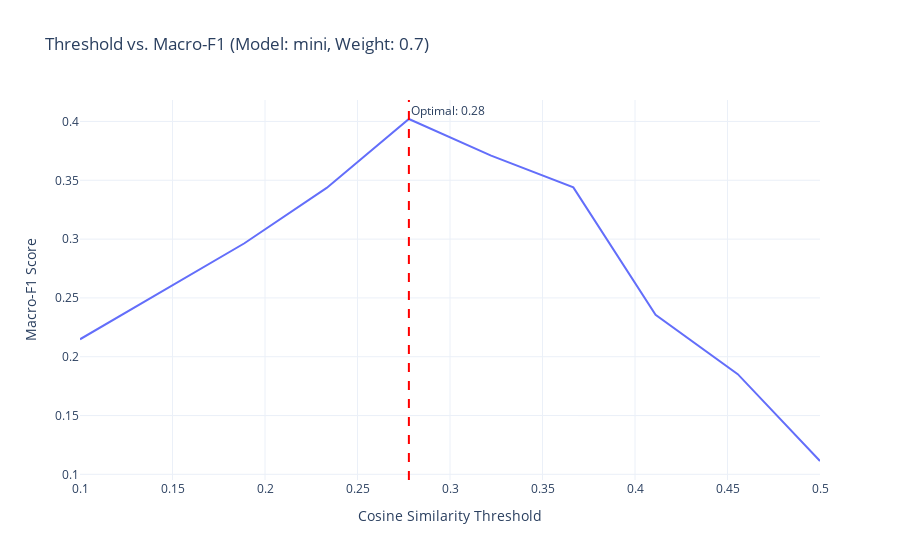

Notebook source saved alongside this figure:
### Code cell
# Create line plot for F1 score and cosine threshold
fig = px.line(
    best_combo_df,
    x='threshold',
    y='macro_f1',
    title=f"Threshold vs. Macro-F1 (Model: {best_config['model']}, Weight: {best_config['weight']:.1f})",
    labels={'threshold': 'Cosine Similarity Threshold', 'macro_f1': 'Macro-F1 Score'},
    template='plotly_white'
)

# Add vertical line for optimal threshold
fig.add_vline(
    x=best_config['threshold'],
    line_dash="dash",
    line_color="red",
    annotation_text=f"Optimal: {best_config['threshold']:.2f}",
    annotation_position="top right"
)

fig.show()

### Figure 1 — Plotly figure (JSON) as saved in the notebook; plotly's stock layout.template omitted (floating-point values rounded to 4 significant figures)
{"data": [{"hovertemplate": "Cosine Similarity Threshold=%{x}<br>Macro-F1 Score=%{y}<extra></extra>", "legendgroup": "", "line": {"color": "#636efa", "dash": "solid"}, "marker": {"symbol": "circle"}, "mode": "lines", "name": "", "orientation": "v", "showlegend": false, "type": "scatter", "x": [0.1, 0.1444, 0.1889, 0.2333, 0.2778, 0.3222, 0.3667, 0.4111, 0.4556, 0.5], "xaxis": "x", "y": [0.2148, 0.256, 0.2965, 0.3435, 0.4021, 0.371, 0.344, 0.2357, 0.1852, 0.1113], "yaxis": "y"}], "layout": {"annotations": [{"showarrow": false, "text": "Optimal: 0.28", "x": 0.2778, "xanchor": "left", "xref": "x", "y": 1, "yanchor": "top", "yref": "y domain"}], "legend": {"tracegroupgap": 0}, "shapes": [{"line": {"color": "red", "dash": "dash"}, "type": "line", "x0": 0.2778, "x1": 0.2778, "xref": "x", "y0": 0, "y1": 1, "yref": "y domain"}], "title": {"text": "Threshold vs. Macro-F1 (Model: mini, Weight: 0.7)"}, "xaxis": {"anchor": "y", "domain": [0, 1], "title": {"text": "Cosine Similarity Threshold"}}, "yaxis": {"anchor": "x", "domain": [0, 1], "title": {"text": "Macro-F1 Score"}}}}
